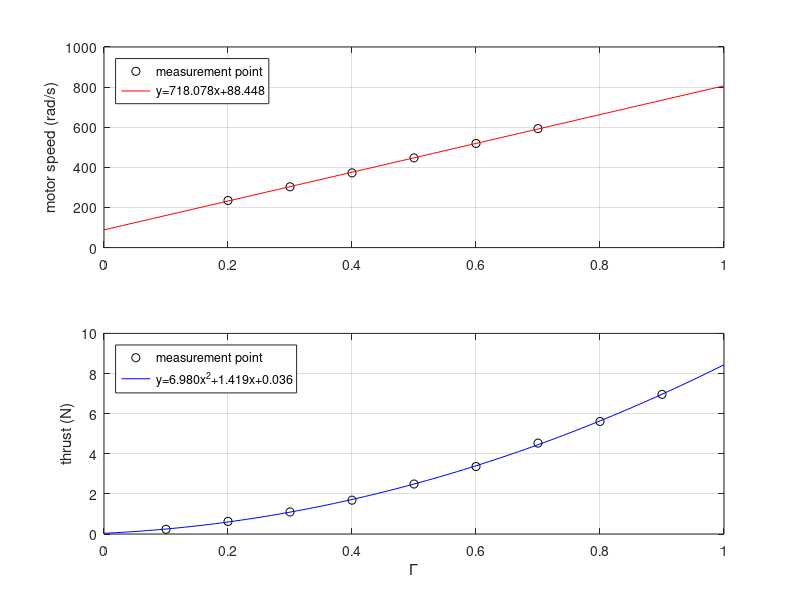

This figure's MATLAB source:
throttle = 0.1:0.1:0.9;
dmass = [24 64 112 172 254 343 462 572 710];    % change of mass (g)
thrust = dmass/1000*9.8066;    % change into newton

throttle_rpm = 0.2:0.1:0.7;
omega = [234.7816909783, 303.1636910714, 372.3834492055, 447.1533543609, 519.0958261282, 592.9232534875];

for k = 1:length(thrust)-1
    gap(k) = thrust(k+1)-thrust(k);
end

x = 0:0.01:1;
p1 = polyfit(throttle_rpm, omega, 1);
y1 = polyval(p1,x);

p2 = polyfit(throttle, thrust, 2);
y2 = polyval(p2,x);

figure;
subplot(2,1,1,'FontSize',14);
plot(throttle_rpm, omega, 'blacko', x, y1, 'r');
ylabel('motor speed (rad/s)');
poly1 = sprintf('y=%.3fx+%.3f', p1(1), p1(2));
legend('measurement point',poly1, 'Location','northwest');
grid on;
subplot(2,1,2,'FontSize',14);
plot(throttle, thrust, 'blacko', x, y2, 'b');
xlabel('\Gamma');
ylabel('thrust (N)');
poly2 = sprintf('y=%.3fx^2+%.3fx+%.3f', p2(1), p2(2), p2(3));
legend('measurement point', poly2, 'Location','northwest');
% axis([0 1 0 7])
grid on;

% load motor_delay.txt;
% figure;
% plot(motor_delay(:,1), motor_delay(:,2), '*-');
% xlabel('time(s)');
% ylabel('thrust(g)');